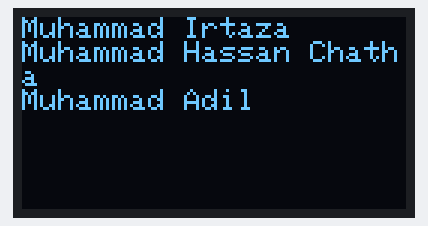
Bench run of a program on a simulated ESP32. Shown: 128×64 one-colour display. What the program prints to the serial monitor is not drawn.

Above: at 0.1 s.

The program:

main.cpp
```cpp
#include <Arduino.h>
#include <Wire.h>
#include <Adafruit_GFX.h>
#include <Adafruit_SSD1306.h>

#define SCREEN_WIDTH 128
#define SCREEN_HEIGHT 64

#define OLED_SDA 21
#define OLED_SCL 22
#define OLED_ADDR 0x3C

Adafruit_SSD1306 display(
    SCREEN_WIDTH,
    SCREEN_HEIGHT,
    &Wire,
    -1
);

void setup() {
    Serial.begin(115200);

    Wire.begin(OLED_SDA, OLED_SCL);

    if (!display.begin(SSD1306_SWITCHCAPVCC, OLED_ADDR)) {
        Serial.println("OLED initialization failed!");
        while (true) {
            delay(100);
        }
    }

    display.clearDisplay();
    display.setTextSize(1);
    display.setTextColor(SSD1306_WHITE);

    display.setCursor(0, 0);
    display.println("Muhammad Irtaza");

    display.println("Muhammad Hassan Chatha");
    display.println("Muhammad Adil");

    display.display();

    Serial.println("OLED initialized successfully.");
}

void loop() {
    // Add your application code here.
}
```
